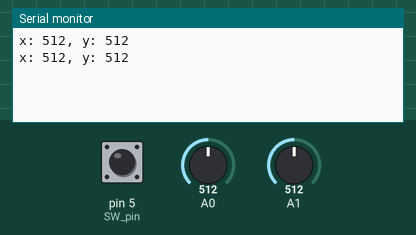
The sketch below on a simulated Arduino Uno, built with avr-gcc and run on an emulated ATmega328P. Shown: the last lines printed to the serial monitor. The inputs (shaded band) are chosen by the test bench; at power-on: A1 = 512, A0 = 512, pin 5 (SW_pin) HIGH.

Above: at 1.8 s.
1.9 s: A1 set to 311
At 2.8 s:
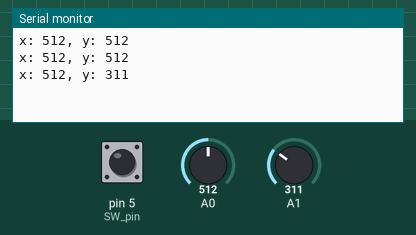
3.4 s: A1 set to 286
At 4.8 s:
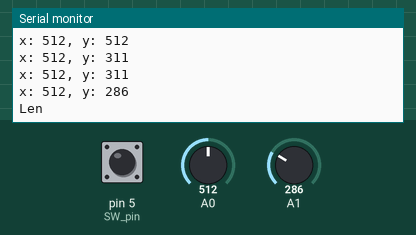
6.5 s: A0 set to 788
At 7.6 s:
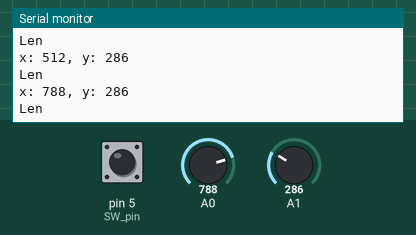
8.0 s: A0 set to 818
At 8.4 s:
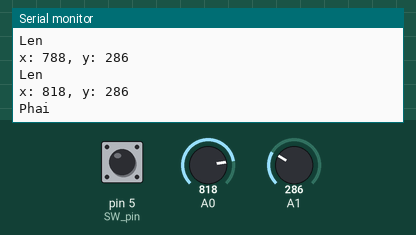
Timing chart, 0 to 11.0 s (numbered marks = the images above; inputs shaded):
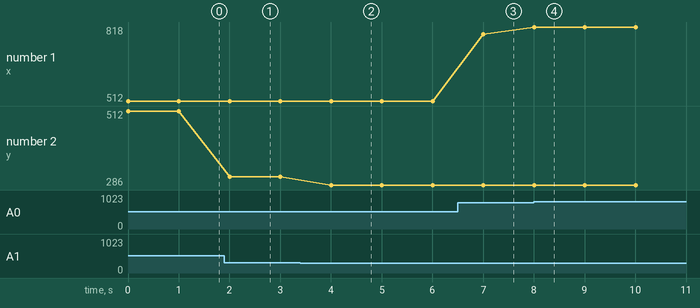

Measured:
- the behaviour switches between 301 and 300 on A1 (found by bisection; images 1 and 2)
- the behaviour switches between 799 and 800 on A0 (found by bisection; images 3 and 4)
- after the input at 1.9 s, the serial monitor: prints a new line after 0.10 s (image 1)
- after the input at 3.4 s, the serial monitor: prints a new line after 0.60 s (image 2)
- after the input at 6.5 s, the serial monitor: prints a new line after 0.51 s (image 3)
- after the input at 8.0 s, the serial monitor: prints a new line at once (image 4)
- plotted number 1: 512 → 788 after the input at 6.5 s, 788 → 818 after the input at 8.0 s
- plotted number 2: 512 → 311 after the input at 1.9 s, 311 → 286 after the input at 3.4 s

The sketch:

Master.ino
```cpp
// Master
#include <SoftwareSerial.h>
SoftwareSerial BTSerial(10, 11);
// sensor
int vrx, vry;
int SW_pin = 5; // Nút nhấn trên joystick
//
void setup() {
  pinMode(SW_pin, INPUT_PULLUP);
  BTSerial.begin(38400);
  Serial.begin(9600);
}

void loop() {
  vrx = analogRead(A0);
  vry = analogRead(A1);
  Serial.print("x: ");
  Serial.print(vrx);
  Serial.print(", y: ");
  Serial.print(vry);
  Serial.println();

  int SW_value = digitalRead(SW_pin);

  if (vrx <= 200) {
    // trái
    Serial.println("Trai");
    BTSerial.write('0');
  } else if (vrx >= 800) {
    // phải
    Serial.println("Phai");
    BTSerial.write('1');
  } else if (vry <= 300) {
    // lên
    Serial.println("Len");
    BTSerial.write('2');
  } else if (vry >= 800) {
    // xuống
    Serial.println("Xuong");
    BTSerial.write('3');
  }
  if (SW_value == LOW) {
    Serial.println("Nhan");
    BTSerial.write('4');
  }
  delay(1000);
}
```
